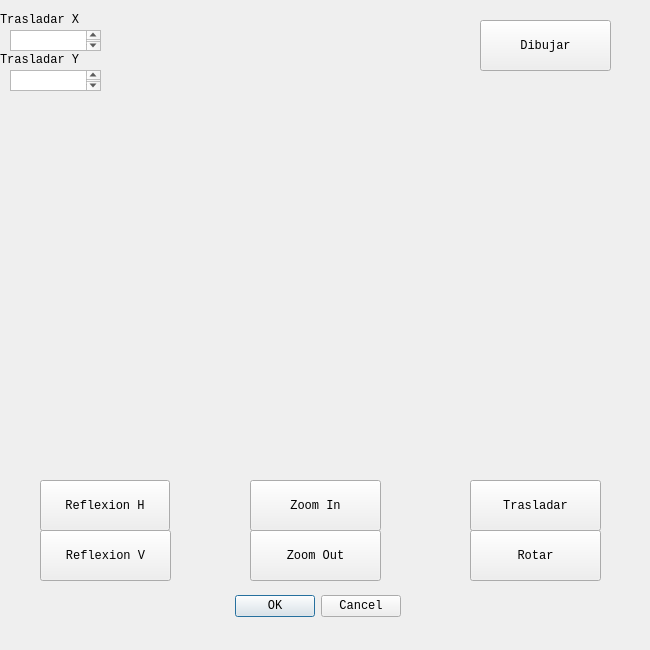
<?xml version="1.0" encoding="UTF-8"?>
<ui version="4.0">
 <class>prismaTriangular</class>
 <widget class="QDialog" name="prismaTriangular">
  <property name="geometry">
   <rect>
    <x>0</x>
    <y>0</y>
    <width>650</width>
    <height>650</height>
   </rect>
  </property>
  <property name="windowTitle">
   <string>Dialog</string>
  </property>
  <widget class="QDialogButtonBox" name="buttonBox">
   <property name="geometry">
    <rect>
     <x>60</x>
     <y>590</y>
     <width>341</width>
     <height>32</height>
    </rect>
   </property>
   <property name="font">
    <font>
     <family>Courier New</family>
    </font>
   </property>
   <property name="orientation">
    <enum>Qt::Horizontal</enum>
   </property>
   <property name="standardButtons">
    <set>QDialogButtonBox::Cancel|QDialogButtonBox::Ok</set>
   </property>
  </widget>
  <widget class="QLabel" name="label">
   <property name="geometry">
    <rect>
     <x>0</x>
     <y>10</y>
     <width>101</width>
     <height>20</height>
    </rect>
   </property>
   <property name="font">
    <font>
     <family>Courier New</family>
    </font>
   </property>
   <property name="text">
    <string>Trasladar X</string>
   </property>
  </widget>
  <widget class="QPushButton" name="pushButton_2">
   <property name="geometry">
    <rect>
     <x>470</x>
     <y>480</y>
     <width>131</width>
     <height>51</height>
    </rect>
   </property>
   <property name="font">
    <font>
     <family>Courier New</family>
    </font>
   </property>
   <property name="text">
    <string>Trasladar</string>
   </property>
  </widget>
  <widget class="QPushButton" name="pushButton_3">
   <property name="geometry">
    <rect>
     <x>250</x>
     <y>530</y>
     <width>131</width>
     <height>51</height>
    </rect>
   </property>
   <property name="font">
    <font>
     <family>Courier New</family>
    </font>
   </property>
   <property name="text">
    <string>Zoom Out</string>
   </property>
  </widget>
  <widget class="QPushButton" name="pushButton_4">
   <property name="geometry">
    <rect>
     <x>250</x>
     <y>480</y>
     <width>131</width>
     <height>51</height>
    </rect>
   </property>
   <property name="font">
    <font>
     <family>Courier New</family>
    </font>
   </property>
   <property name="text">
    <string>Zoom In</string>
   </property>
  </widget>
  <widget class="QTextEdit" name="transX">
   <property name="geometry">
    <rect>
     <x>10</x>
     <y>30</y>
     <width>91</width>
     <height>21</height>
    </rect>
   </property>
  </widget>
  <widget class="QPushButton" name="pushButton">
   <property name="geometry">
    <rect>
     <x>480</x>
     <y>20</y>
     <width>131</width>
     <height>51</height>
    </rect>
   </property>
   <property name="font">
    <font>
     <family>Courier New</family>
    </font>
   </property>
   <property name="text">
    <string>Dibujar</string>
   </property>
  </widget>
  <widget class="QLabel" name="label_2">
   <property name="geometry">
    <rect>
     <x>0</x>
     <y>50</y>
     <width>101</width>
     <height>20</height>
    </rect>
   </property>
   <property name="font">
    <font>
     <family>Courier New</family>
    </font>
   </property>
   <property name="text">
    <string>Trasladar Y</string>
   </property>
  </widget>
  <widget class="QTextEdit" name="transY">
   <property name="geometry">
    <rect>
     <x>10</x>
     <y>70</y>
     <width>91</width>
     <height>21</height>
    </rect>
   </property>
  </widget>
  <widget class="QPushButton" name="pushButton_5">
   <property name="geometry">
    <rect>
     <x>470</x>
     <y>530</y>
     <width>131</width>
     <height>51</height>
    </rect>
   </property>
   <property name="font">
    <font>
     <family>Courier New</family>
    </font>
   </property>
   <property name="text">
    <string>Rotar</string>
   </property>
  </widget>
  <widget class="QPushButton" name="pushButton_6">
   <property name="geometry">
    <rect>
     <x>40</x>
     <y>480</y>
     <width>130</width>
     <height>51</height>
    </rect>
   </property>
   <property name="font">
    <font>
     <family>Courier New</family>
    </font>
   </property>
   <property name="text">
    <string>Reflexion H</string>
   </property>
  </widget>
  <widget class="QPushButton" name="pushButton_7">
   <property name="geometry">
    <rect>
     <x>40</x>
     <y>530</y>
     <width>131</width>
     <height>51</height>
    </rect>
   </property>
   <property name="font">
    <font>
     <family>Courier New</family>
    </font>
   </property>
   <property name="text">
    <string>Reflexion V</string>
   </property>
  </widget>
 </widget>
 <resources/>
 <connections>
  <connection>
   <sender>buttonBox</sender>
   <signal>accepted()</signal>
   <receiver>prismaTriangular</receiver>
   <slot>accept()</slot>
   <hints>
    <hint type="sourcelabel">
     <x>248</x>
     <y>254</y>
    </hint>
    <hint type="destinationlabel">
     <x>157</x>
     <y>274</y>
    </hint>
   </hints>
  </connection>
  <connection>
   <sender>buttonBox</sender>
   <signal>rejected()</signal>
   <receiver>prismaTriangular</receiver>
   <slot>reject()</slot>
   <hints>
    <hint type="sourcelabel">
     <x>316</x>
     <y>260</y>
    </hint>
    <hint type="destinationlabel">
     <x>286</x>
     <y>274</y>
    </hint>
   </hints>
  </connection>
 </connections>
</ui>
